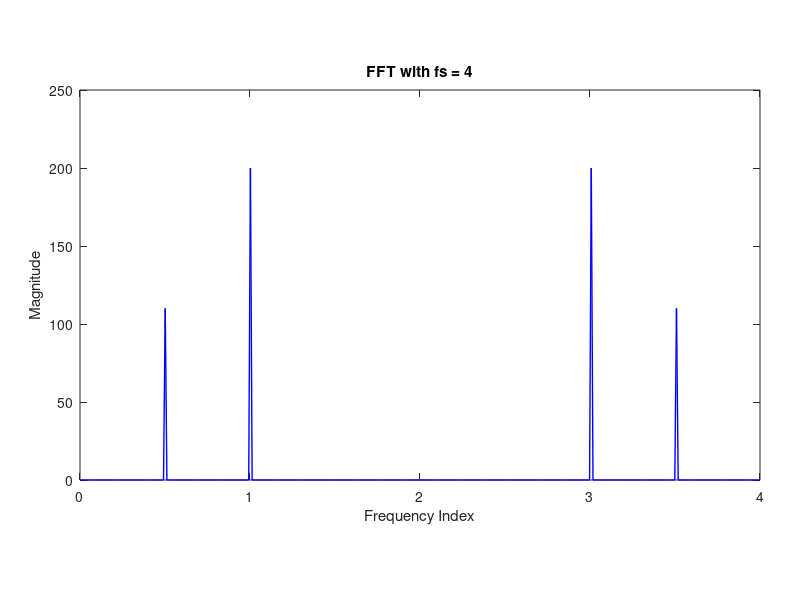
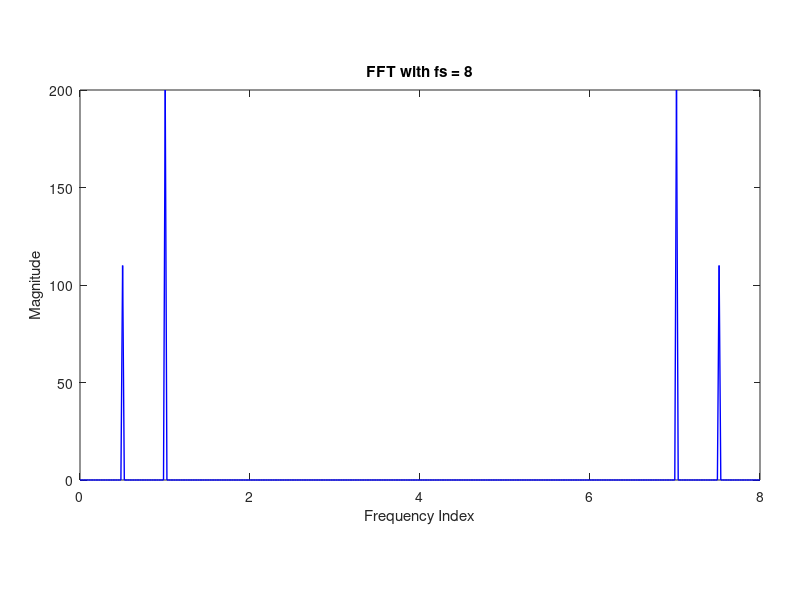
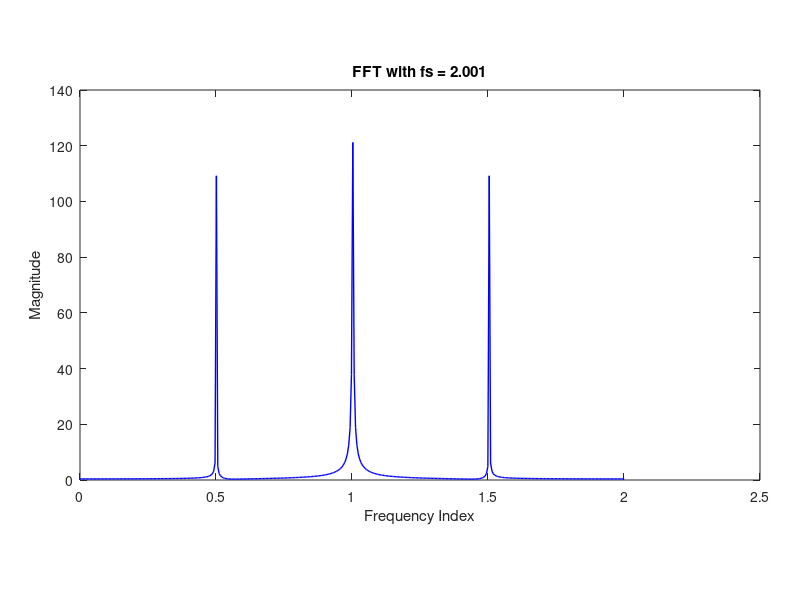

These figures' MATLAB source, in order:
clc;
clear all;
close all;

N = 400;
Fs = [4 8 2.001];

for i = 1:length(Fs)
    t = (0:(N - 1)) / Fs(i);
    f = linspace(0, Fs(i), N);

    f0 = 1;
    f1 = 0.5;

    x0 = sin(2 * pi * f0 * t) + 0.55 * sin(2 * pi * f1 * t);
    y = fft(x0);

    figure;
    ax = axes('Position', [0.1, 0.2, 0.85, 0.65]);
    plot(f, abs(y), 'blue', 'LineWidth', 1, 'MarkerFaceColor', 'blue');
    title(['FFT with fs = ', num2str(Fs(i))]);
    xlabel('Frequency Index');
    ylabel('Magnitude');
end
